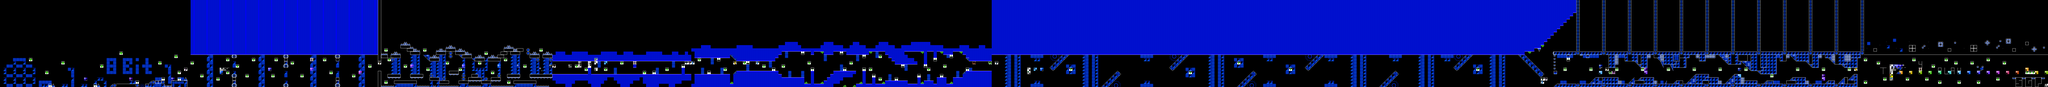

This is a level from a 2D game, rendered from its Tiled map with the project's own tilesets. A one-line summary and the map file follow, with tile-layer data summarised:
An orthogonal 634x27 tile map with 16x16 px tiles, 2 tile layers (SP, ...), 2 tilesets.

<map version="1.10" tiledversion="1.11.2" orientation="orthogonal" renderorder="right-down" width="634" height="27" tilewidth="16" tileheight="16" infinite="0" nextlayerid="5" nextobjectid="1">
 <editorsettings>
  <chunksize width="16" height="27" />
  <export target="../LEVELS/LEVEL DATA/lvlset_A/retray.csv" format="csv" />
 </editorsettings>
 <tileset firstgid="1" name="famidash" tilewidth="16" tileheight="16" tilecount="256" columns="16">
  <image source="../../../GRAPHICS/famidash.bmp" width="256" height="256" />
 </tileset>
 <tileset firstgid="257" name="sprites" tilewidth="16" tileheight="16" tilecount="256" columns="16">
  <image source="../../../GRAPHICS/sprites.png" width="256" height="256" />
 </tileset>
 <layer id="1" width="634" height="27">
  <data>[17118 cells, 9156 non-empty, 93 distinct tile ids]</data>
 </layer>
 <layer id="2" name="SP" width="634" height="27">
  <data>[17118 cells, 208 non-empty, 57 distinct tile ids]</data>
 </layer>
</map>
